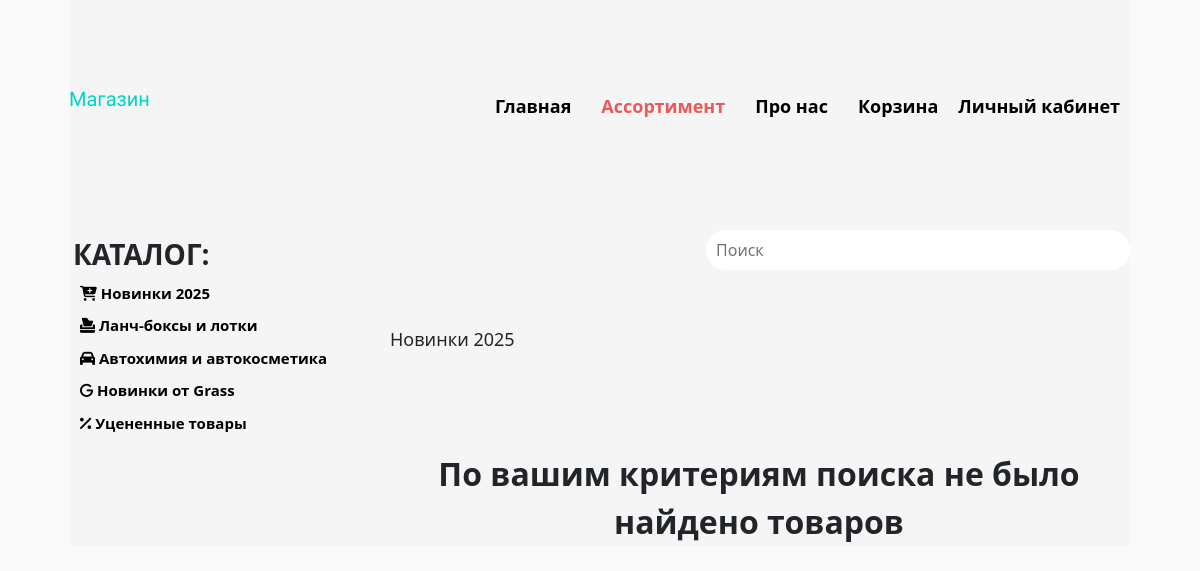
The app's page /assortment/, older data.
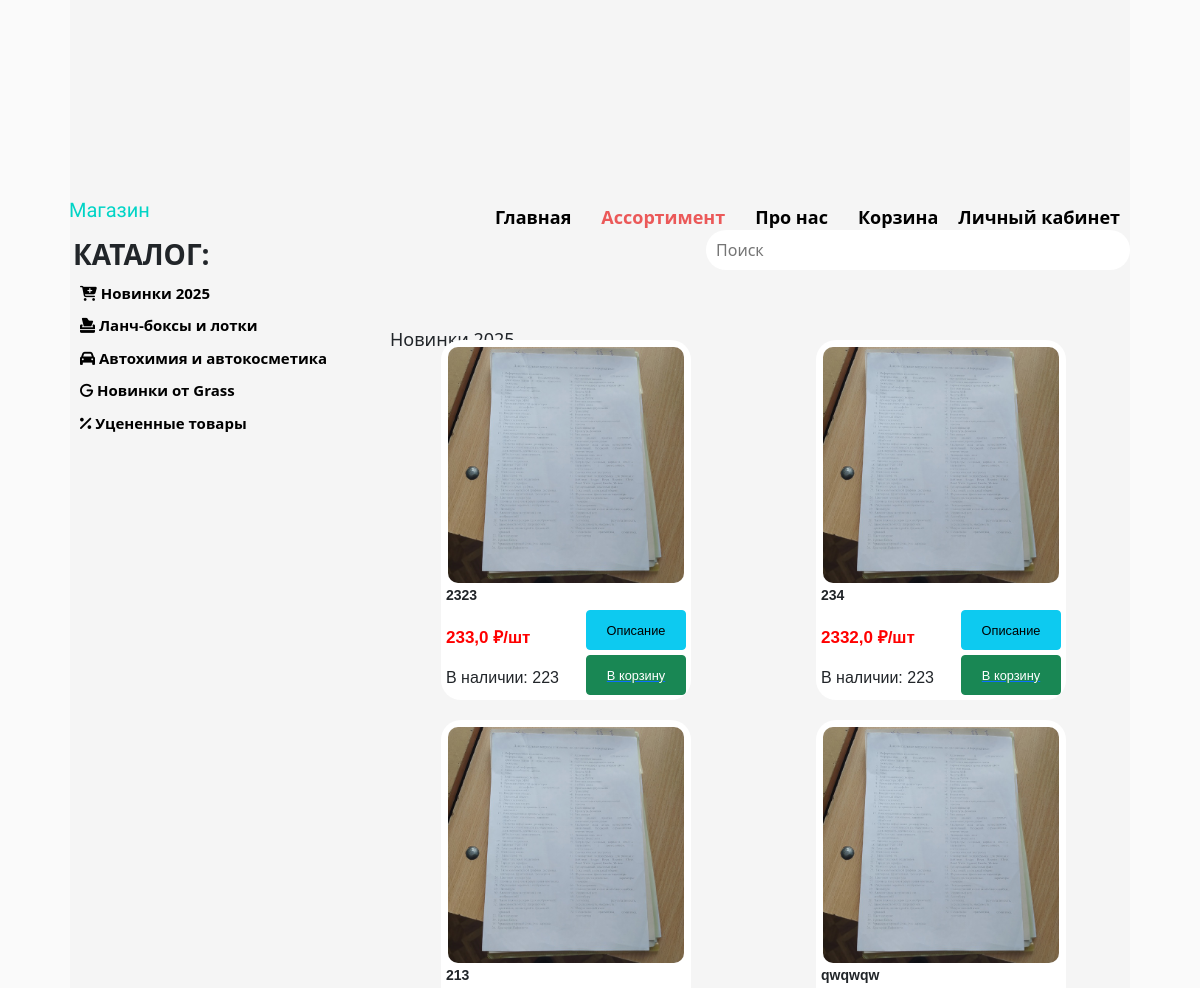
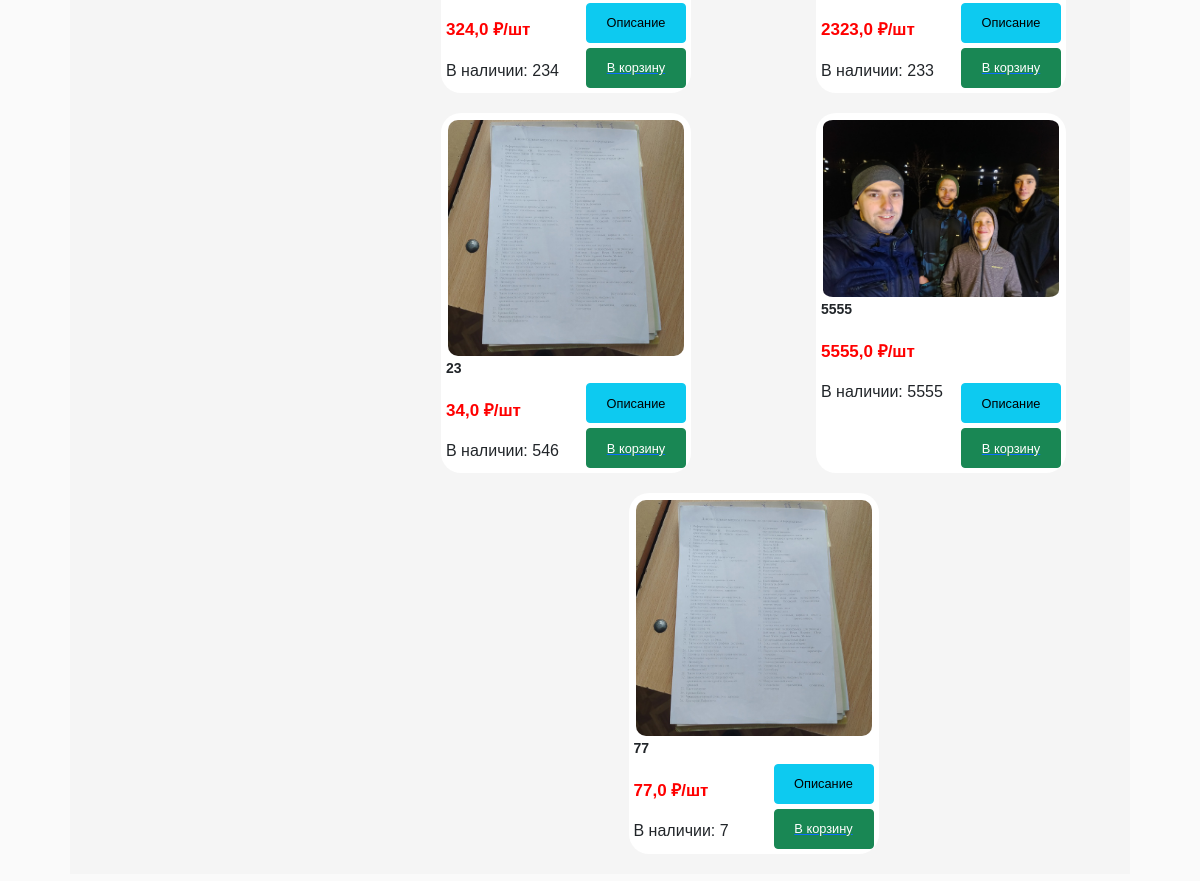
The same page, newer data (2 pictures, top to bottom).
### news/models.py (models this page shows, shortened)
class Products(models.Model):
    title = models.CharField('Название товара', max_length=300)
    price = models.FloatField('Цена товара')
    additional_info = models.TextField('Описание товара')
    image = models.ImageField('Картинка', upload_to='images')
    quantity = models.IntegerField('Штук в наличии')
    category = models.CharField('Категория', max_length=100)
    class Meta:
        verbose_name = 'Товар'
        verbose_name_plural = 'Товары'

### base/views.py (the view, shortened to what this page needs)
# urls.py: path('assortment/', views.assortment, name='assortment'),
def assortment(request):
    request.session['button_active'] = 'assortment'
    if 'search' in request.GET:
        query = request.GET['search']
        category = f'Результат запроса: "{query}"'
        base = Products.objects.filter(~Q(quantity=0))
        response = search_strings(request.GET.get('search').split(), ['title', 'additional_info', 'category'], base)
        flag = 'true'
        products = response.copy()
        products_all = response.copy()
    else:
        category = request.GET.get("category", "Новинки 2025")
        products_all = Products.objects.all()
        products = []
        for product in products_all:
            if (category.strip() in product.category.split("-=-")) or category == 'Все товары':
                products.append(product)
        flag = 'false'
    products_ = list(Basket.objects.filter(username=request.user.username))
    products_itog = []  # id товаров из корзины
    all_quantity = len(products_itog)
    for el in products_all:
        if el.id in products_itog:
            item = Basket.objects.filter(id_product=el.id, username=request.user.username)[0]
            el.quantity_basket = item.quantity
        else:
            el.quantity_basket = 0
    return render(request, 'base/as3.html', {'all_q': all_quantity, 'flag': flag, 'products': products, 'category': category, 'products_itog': products_itog, 'categories': get_categories(),'active_b': 'assortment'})

### base/views.py (called while the page is built)
def get_categories():
    categories = Categories.objects.all()
    category_dct = dict()
    for elements in categories:
        category_dct[elements.parent_category] = category_dct.get(elements.parent_category, {'image': elements.image, 'categories_list': []})
        if isinstance(category_dct[elements.parent_category], dict):
            category_dct[elements.parent_category]['categories_list'].append(elements)
    return category_dct

### base/templates/base/as3.html (shortened to what this page needs)
{% extends 'base/layout.html' %}
{% load static %}
{% block content %}
    <div class="shapka" style="display: flex;">
        <div class="mobilebtn" id="mobilebtn">
            <div class="but_mobile" id="but_mobile">
                <div class="pad" id="pad">
                    <div class="pad_text">
                        <h3 class="navig">КАТАЛОГ:</h3>
                        <ul class="category" id="main-list">
                            <li><a href="{% url 'assortment' %}?category=Новинки 2025"><i class="fa-solid fa-cart-plus"></i> Новинки 2025</a></li>
                            <li><a href="{% url 'assortment' %}?category=Ланч-боксы и лотки"><i class="fa-solid fa-box-tissue"></i> Ланч-боксы и лотки</a></li>
                            <li><a href="{% url 'assortment' %}?category=Автохимия и автокосметика"><i class="fa-solid fa-car"></i> Автохимия и автокосметика</a></li>
                            <li><a href="{% url 'assortment' %}?category=Новинки от Grass"><i class="fa-solid fa-g"></i> Новинки от Grass</a></li>
                            <li><a href="{% url 'assortment' %}?category=Уцененные товары"><i class="fa-solid fa-percent"></i> Уцененные товары</a></li>
                        </ul>
                    </div>
                </div>
            </div>
            <h3 class="active_category" id="active_category">{{ category }}</h3>
        </div>
        <form action="" method="GET" class="search_container">
                <input class="search__input" type="search" name="search" placeholder="Поиск">
        </form>
    </div>
    {% if products|length %}
    <div class="abs" id="abs">
        {% for el in products %}
                {% if el.quantity > 0 %}
                    <div class="assortment">
                        <img class="img-main" src="{{MEDIA_URL}}{{el.image}}" onclick="openImage('/media/{{el.image}}')">
                            <div class="text_block">
                                <div class="button_asort" style="">
                                    <button class="btn btn-info" id="info" onclick="openDialog('{{ el.id }}')">
                                        <span class="text_about1">Описание</span>
                                    </button>
                                    {% if not request.user.is_authenticated %}
                                        <a href="{% url 'register' %}"><button class="btn btn-success">
                                            <span class="text_in1">В корзину</span>
                                        </button></a>
                                    {% endif %}
                                </div>
                                <div class="text_info">
                                    <h3 class='title_desktop' style="">{{ el.title }}</h3><br>
                                    <h4 class="price">{{ el.price }} ₽/шт</h4>
                                    <h5 class="nail_desktop">В наличии: {{ el.quantity }}</h5>
                                </div>
                        </div>
                    </div>
                {% endif %}
	    {% endfor %}
    </div>
    {% else %}
    <p class="none">По вашим критериям поиска не было найдено товаров</p>
    {% endif %}
{% endblock %}

Row changes from the older to the newer data that the page shows:
added Products: image (picture), title "2323", price "233,0", quantity "223"
added Products: image (picture), title "234", price "2332,0", quantity "223"
added Products: image (picture), title "213", price "324,0", quantity "234"
added Products: image (picture), title "qwqwqw", price "2323,0", quantity "233"
added Products: image (picture), title "23", price "34,0", quantity "546"
added Products: image (picture), title "5555", price "5555,0", quantity "5555"
added Products: image (picture), title "77", price "77,0", quantity "7"
Text that changed along with them:
text no longer shown: "По вашим критериям поиска не было найдено товаров"
